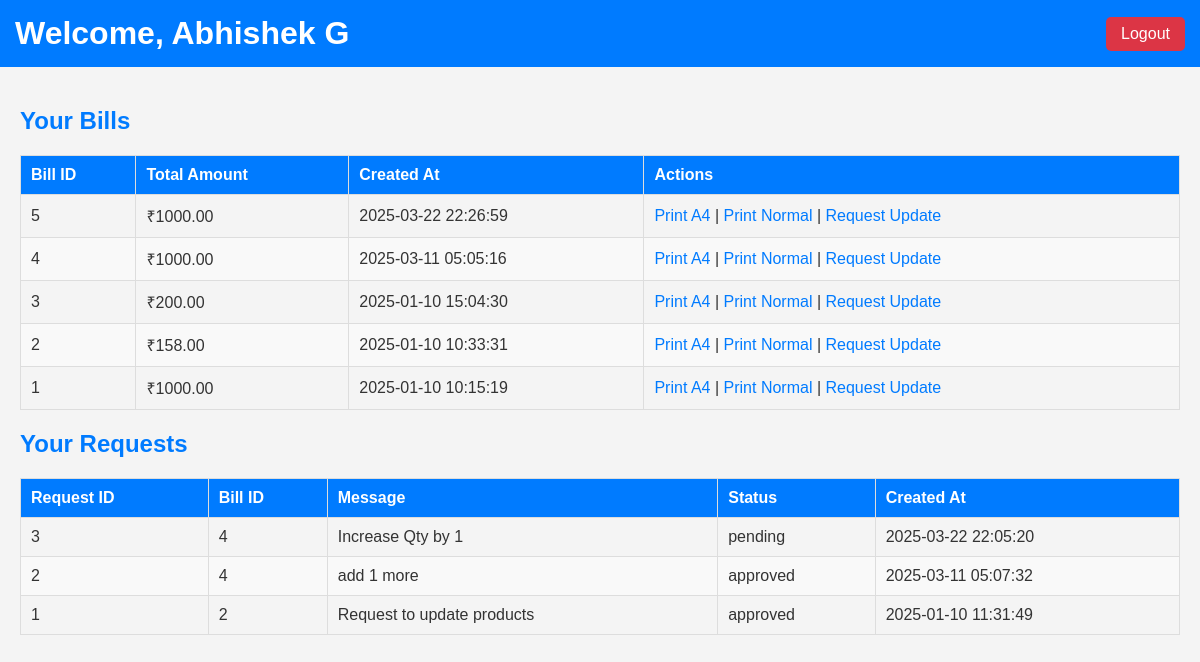
The page /php/client/dashboard.php (signed in) on the database its author committed.
### tables this page shows
CREATE TABLE `bills` (
  `id` int(11) NOT NULL,
  `client_id` int(11) NOT NULL,
  `total` decimal(10,2) NOT NULL,
  `status` enum('pending','paid','cancelled') DEFAULT 'pending',
  `created_at` timestamp NOT NULL DEFAULT current_timestamp(),
  `updated_at` timestamp NOT NULL DEFAULT current_timestamp() ON UPDATE current_timestamp()
);

CREATE TABLE `requests` (
  `id` int(11) NOT NULL,
  `bill_id` int(11) NOT NULL,
  `client_id` int(11) NOT NULL,
  `message` text NOT NULL,
  `request_type` enum('update_status','update_data') NOT NULL,
  `description` text DEFAULT NULL,
  `status` enum('pending','approved','rejected') DEFAULT 'pending',
  `created_at` timestamp NOT NULL DEFAULT current_timestamp()
);

### php/client/dashboard.php (the view, shortened to what this page needs)
<?php
require_once '../../config/database.php';
$clientId = $_SESSION['user_id'];
$stmt = $pdo->prepare("SELECT id, total, created_at FROM bills WHERE client_id = :client_id ORDER BY created_at DESC");
$stmt->execute(['client_id' => $clientId]);
$bills = $stmt->fetchAll(PDO::FETCH_ASSOC);
$requestStmt = $pdo->prepare("
    SELECT r.id, r.bill_id, r.message, r.status, r.created_at
    FROM requests r
    WHERE r.client_id = :client_id
    ORDER BY r.created_at DESC
");
$requestStmt->execute(['client_id' => $clientId]);
$requests = $requestStmt->fetchAll(PDO::FETCH_ASSOC);
?>
<!DOCTYPE html>
<html lang="en">
<head>
    <link rel="stylesheet" href="../../assets/css/client.css">
</head>
<body>
    <div class="dashboard">
        <header class="dashboard-header">
            <h1>Welcome, <?= htmlspecialchars($_SESSION['user_name']) ?></h1>
            <a href="../auth/logout.php" class="logout-btn">Logout</a>
        </header>
        <main class="dashboard-content">
            <section class="bills-section">
                <h2>Your Bills</h2>
                <table class="bills-table">
                    <thead>
                        <tr>
                            <th>Bill ID</th>
                            <th>Total Amount</th>
                            <th>Created At</th>
                            <th>Actions</th>
                        </tr>
                    </thead>
                    <tbody>
                        <?php foreach ($bills as $bill): ?>
                            <tr>
                                <td><?= htmlspecialchars($bill['id']) ?></td>
                                <td>₹<?= htmlspecialchars($bill['total']) ?></td>
                                <td><?= htmlspecialchars($bill['created_at']) ?></td>
                                <td>
                                    <a href="../../php/bills/print_a4.php?id=<?= $bill['id'] ?>" target="_blank">Print A4</a> |
                                    <a href="../../php/bills/print_normal.php?id=<?= $bill['id'] ?>" target="_blank">Print Normal</a> |
                                    <a href="request_update.php?bill_id=<?= $bill['id'] ?>">Request Update</a>
                                </td>
                            </tr>
                        <?php endforeach; ?>
                    </tbody>
                </table>
            </section>
            <section class="requests-section">
    <h2>Your Requests</h2>
    <table class="requests-table">
        <thead>
            <tr>
                <th>Request ID</th>
                <th>Bill ID</th>
                <th>Message</th>
                <th>Status</th>
                <th>Created At</th>
            </tr>
        </thead>
        <tbody>
            <?php foreach ($requests as $request): ?>
                <tr>
                    <td><?= htmlspecialchars($request['id']) ?></td>
                    <td><?= htmlspecialchars($request['bill_id']) ?></td>
                    <td><?= htmlspecialchars($request['message']) ?></td>
                    <td><?= htmlspecialchars($request['status']) ?></td>
                    <td><?= htmlspecialchars($request['created_at']) ?></td>
                </tr>
            <?php endforeach; ?>
        </tbody>
    </table>
</section>
        </main>
    </div>
</body>
</html>

### assets/css/client.css (style rules this page uses)
body { font-family: Arial, sans-serif; margin: 0; padding: 0; background-color: #f4f4f4; color: #333; }
.dashboard-header { background-color: #007bff; color: white; padding: 15px; display: flex; justify-content: space-between; align-items: center; }
.dashboard-header h1 { margin: 0; }
.logout-btn { background-color: #dc3545; color: white; text-decoration: none; padding: 8px 15px; border-radius: 5px; }
.dashboard-content { padding: 20px; }
h2 { color: #007bff; }
table { width: 100%; border-collapse: collapse; margin-top: 20px; }
table th, table td { padding: 10px; border: 1px solid #ddd; text-align: left; }
table th { background-color: #007bff; color: white; }
table tr:nth-child(even) { background-color: #f9f9f9; }
a { color: #007bff; text-decoration: none; }

### rows shown on the page
bills: id "5", total "1000.00", created_at "2025-03-22 22:26:59"
bills: id "4", total "1000.00", created_at "2025-03-11 05:05:16"
bills: id "3", total "200.00", created_at "2025-01-10 15:04:30"
bills: id "2", total "158.00", created_at "2025-01-10 10:33:31"
bills: id "1", total "1000.00", created_at "2025-01-10 10:15:19"
requests: id "3", bill "4", message "Increase Qty by 1", status "pending", created_at "2025-03-22 22:05:20"
requests: id "2", bill "4", message "add 1 more", status "approved", created_at "2025-03-11 05:07:32"
requests: id "1", bill "2", message "Request to update products", status "approved", created_at "2025-01-10 11:31:49"

### other values the page prints
$_SESSION['user_name'] "Abhishek G"
